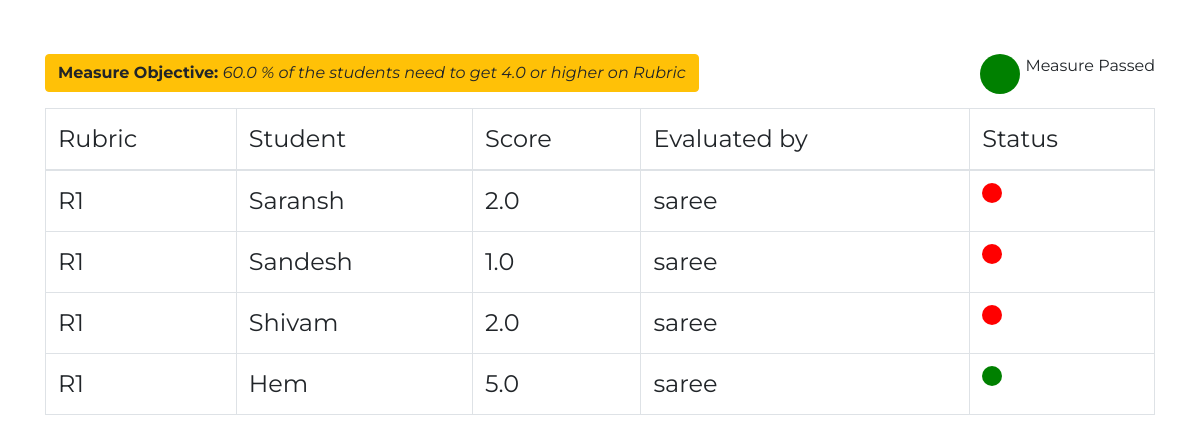
Before: /view_rubric_data/1 with the older database file.
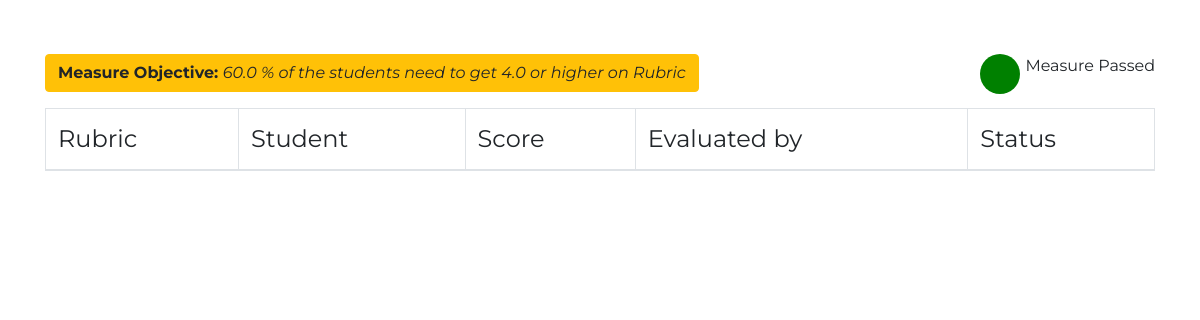
After: the same page with the newer database file.
### main/models.py (models this page shows, shortened)
class Measure(models.Model):
    CUTOFF_TYPES = (('Percentage', 'Percentage'),
                  ('Percentile', 'Percentile'),
                  ('Average', 'Average')
                 )
    cutoff_type = models.CharField(max_length = 100, choices=CUTOFF_TYPES, default='Percentage')
    TOOL_TYPES = (('Rubric', 'Rubric'),
                  ('Test score', 'Test score')
                  )
    tool_type = models.CharField(max_length=100, choices=TOOL_TYPES, default='Rubric')
    STATUS_TYPES = (('passing', 'passing'),
                    ('failing', 'failing'),
                    ('passed', 'passed'),
                    ('failed', 'failed')
                    )
    status = models.CharField(max_length=100, choices=STATUS_TYPES, default='failing')
    statusPercent = models.FloatField(default=0.0)
    evaluationPercent = models.FloatField(default=0.0)
    measureTitle = models.CharField(max_length=200, default='', null=True)
    outcome = models.ForeignKey(Outcome, null=True, on_delete = models.CASCADE)
    cutoff_percentage = models.FloatField(null=True, blank = True, default=0)
    cutoff_score = models.FloatField(null=True, blank=True, default=0)
    rubric = models.ForeignKey(Rubric,null=True, blank = True, on_delete = models.CASCADE)
    test_score = models.ForeignKey(Test_score, null=True, blank = True, on_delete = models.CASCADE)
    student = models.ManyToManyField(Student)
    evaluator = models.ManyToManyField(Evaluator)

class evaluate_rubric(models.Model):
    rubric = models.CharField(max_length=200)
    grade_score = models.FloatField()
    student = models.CharField(max_length=200)
    measure = models.ForeignKey(Measure, null=True, on_delete=models.CASCADE)
    evaluated_by = models.CharField(max_length=200)

### main/views.py (the view)
# urls.py: path('view_rubric_data/<int:measure_id>', views.view_rubric_data, name = "view_rubric_data"),
def view_rubric_data(request, measure_id):
    measure = Measure.objects.get(id=measure_id)
    context = rubric_data(measure_id)
    return render(request, 'main/rubric_scores.html', context)

### main/templates/main/rubric_scores.html
{% extends  'base.html' %}
{%load static%}
{% block body_block %}
<div class  = "container-fluid " id = "main_content">
  <div class = "container" style = "margin-top: 15px;padding:15px;" >
    <br />
      <table class = "table table-bordered">
        <thead>
          <div class = "d-flex justify-content-between" >
          <button class = "btn btn-warning mb-3">
            <strong>Measure Objective: </strong>
            <em>
          {{measure.cutoff_percentage}} % of the students need to get
          {%if measure.cutoff_score%}
           {{measure.cutoff_score}}
           {%else%}
           average
           {%endif%}
              or higher
          on {{measure.tool_type}}
          </em>
          </button>
          <div class = "d-flex justify-content-center">
            {%if passed%}
              <div style = "background-color:green; height:40px; width: 40px; border-radius: 50%;   margin-right: 5px;"></div> Measure Passed
            {%else%}
              <div style = "background-color:red; height:40px; width: 40px; border-radius: 50%;   margin-right: 5px;"> </div>Measure Failed by <em> {{measure.statusPercent|floatformat:"0"}}</em>%
            {%endif%}
          </div>
          </div>
          <tr>
             <td> Rubric </td>
             <td> Student </td>
             <td> Score </td>
             <td> Evaluated by </td>
             <td> Status </td>
          </tr>
        </thead>
        <tbody>
          {%for st in evaluated_list%}
           <tr>
              <td> {{st.rubric}} </td>
              <td> {{st.student}} </td>
              <td> {{st.grade_score}} </td>
              <td> {{st.evaluated_by}} </td>
              {%if st.student in bin_array%}
                <td> <div style = "background-color:green; height:20px; width: 20px; border-radius: 50%;"></div> </td>
              {%else%}
                  <td><div style = "background-color:red; height:20px; width: 20px; border-radius: 50%;"> </div></td>
              {%endif%}
          {%endfor%}
    </tr>
          </tbody>
          </table>
  </div>
</div>
{%endblock%}

### main/templates/base.html (shortened to what this page needs)
{% load static %}
<!DOCTYPE html>
<html lang="en">
<head>
    <link rel="stylesheet" href="https://stackpath.bootstrapcdn.com/bootstrap/4.3.1/css/bootstrap.min.css">
    <link rel="stylesheet" href = "{% static 'css/landing.css' %}">
    <link rel="stylesheet" href="https://use.fontawesome.com/releases/v5.7.2/css/all.css">
</head>
<body>
  {% block body_block %}
  {% endblock %}
</body>
</html>

### main/static/css/landing.css (style rules this page uses)
body { font-family: Montserrat, Lato, 'Nunito Sans', Helvetica, Arial, Platino, Garamond, Bookman, Lucidia; }
body { height: 100vh; }
td { font-size: 1.5rem; }

Changed rows visible on the page:
removed evaluate_rubric: rubric "R1", student "Saransh", grade_score "2.0", evaluated_by "saree"
removed evaluate_rubric: rubric "R1", student "Sandesh", grade_score "1.0", evaluated_by "saree"
removed evaluate_rubric: rubric "R1", student "Shivam", grade_score "2.0", evaluated_by "saree"
removed evaluate_rubric: rubric "R1", student "Hem", grade_score "5.0", evaluated_by "saree"
